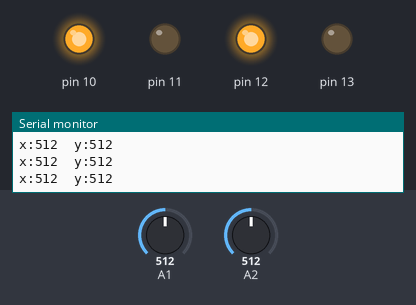
This sketch was run on a simulated Arduino Uno, built with avr-gcc and run on an emulated ATmega328P. Shown: output pins drawn as LEDs (lit = HIGH), the last lines printed to the serial monitor. Inputs (shaded band) come from the test bench; at power-on: A1 = 512, A2 = 512.

Above: at 1.2 s.
1.3 s: A1 set to 274
2.8 s: A1 set to 249
At 3.2 s:
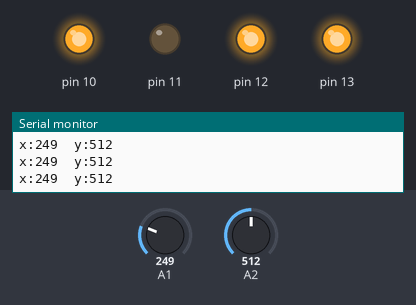
4.3 s: A2 set to 11
5.8 s: A2 set to 8
8.8 s: A1 set to 270
At 9.9 s:
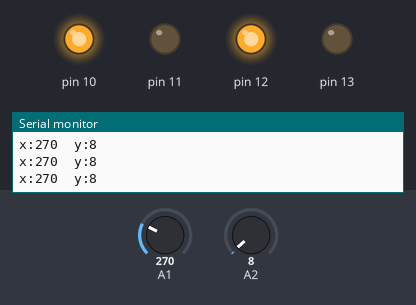
10.3 s: A1 set to 250
At 11.0 s:
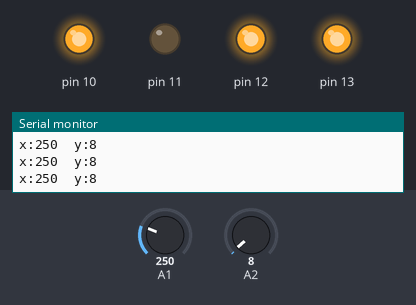
Timing chart, 0 to 12.8 s (numbered marks = the images above; inputs shaded):
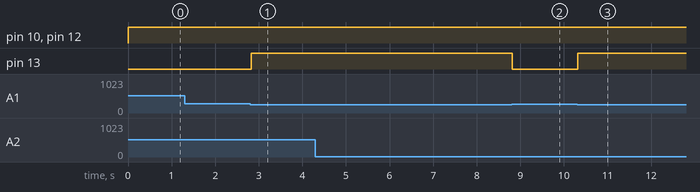

Measured:
- the behaviour switches between 261 and 260 on A1 (found by bisection; images 0 and 1)
- after the input at 2.8 s, pin 13: LOW → HIGH at once
- after the input at 8.8 s, pin 13: HIGH → LOW at once
- after the input at 10.3 s, pin 13: LOW → HIGH at once

The sketch:

Gesture_Controlled_Robot.ino
```cpp
void setup() {
  // put your setup code here, to run once:
  Serial.begin(9600);
  pinMode(A1, INPUT);
  pinMode(A2, INPUT);
  pinMode (10, OUTPUT);
  pinMode (11, OUTPUT);
  pinMode (12, OUTPUT);
  pinMode (13, OUTPUT);


}

void loop() {
  // put your main code here, to run repeatedly:
  int X = analogRead(A1);
  int Y = analogRead(A2);
  String result = "x:" + String(X) + "\ty:" + String(Y);
  Serial.println (result);

  if (X<=260) { //move left
    digitalWrite (10, HIGH);
    digitalWrite (11, LOW);
    digitalWrite (12, HIGH);
    digitalWrite (13, HIGH);

  }

   else if (Y>=370) { //move forward
    digitalWrite (10, HIGH);
    digitalWrite (11, LOW);
    digitalWrite (12, HIGH);
    digitalWrite (13, LOW);

  }
   else if (Y<=270) { //move backward
    digitalWrite (10, HIGH);
    digitalWrite (11, LOW);
    digitalWrite (12, HIGH);
    digitalWrite (13, LOW);

  }
    else if (X>=385) { //move right
    digitalWrite (10, HIGH);
    digitalWrite (11, HIGH);
    digitalWrite (12, HIGH);
    digitalWrite (13, LOW);

  }

    else if ((X>=330 && X<=340) && (Y>310 && Y<=350)){  //Don't move
    digitalWrite (10, HIGH);
    digitalWrite (11, HIGH);
    digitalWrite (12, HIGH);
    digitalWrite (13, LOW);

  }


}
```
